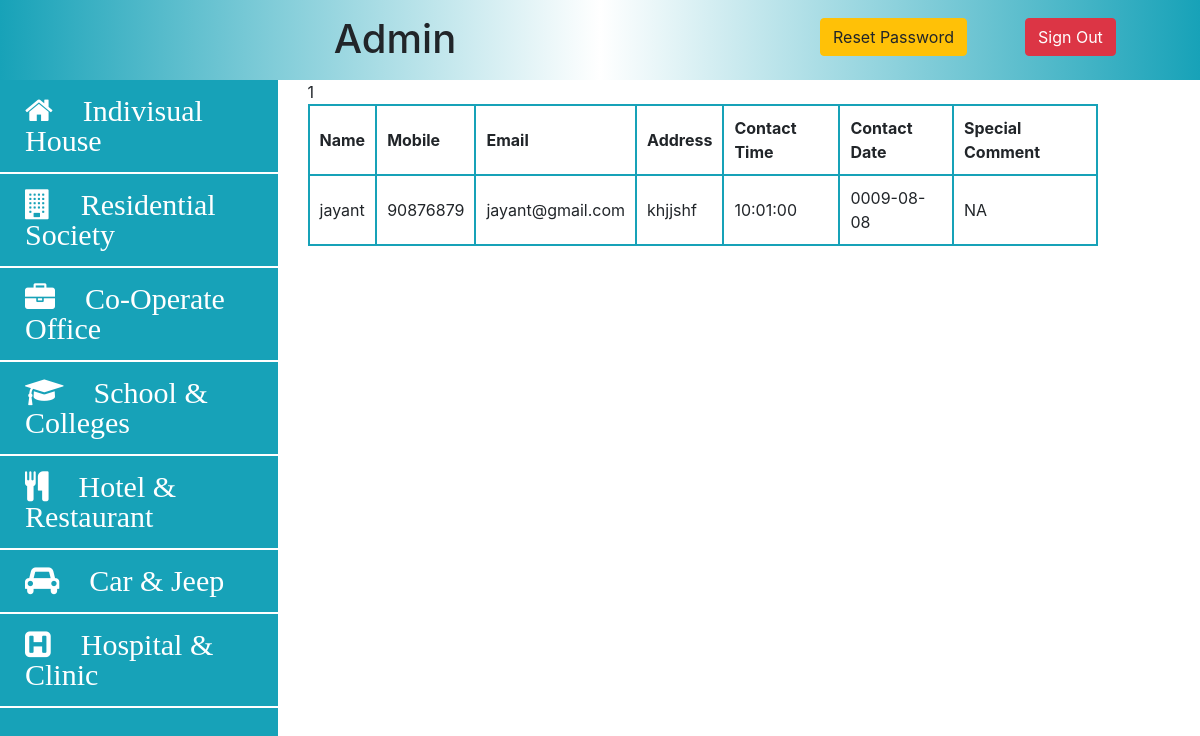
Screenshot of /admin/car-admin.php (signed in) with the database file from the repository.
### tables this page shows
CREATE TABLE `carservice` (
  `id` int(250) NOT NULL,
  `name` varchar(100) NOT NULL,
  `email` varchar(150) NOT NULL,
  `mobile` varchar(15) NOT NULL,
  `address` varchar(250) NOT NULL,
  `time` time NOT NULL,
  `date` date NOT NULL,
  `comment` varchar(500) NOT NULL
);

### admin/car-admin.php (the view, shortened to what this page needs)
<!DOCTYPE html>
<html lang="en">
<head>
    <link rel="stylesheet" href="../css/admin.css?v=<?php echo time(); ?>">
    <link rel="stylesheet" href="https://stackpath.bootstrapcdn.com/bootstrap/4.5.2/css/bootstrap.min.css">
    <link rel="stylesheet" href="https://stackpath.bootstrapcdn.com/font-awesome/4.7.0/css/font-awesome.min.css">
</head>
<body>
    <nav class="navigation-bar">
        <div class="row">
            <div class="col-lg-8 admin-heading">
                <h1>Admin</h1>
            </div>
            <div class="col-lg-2">
                <a href="reset-password.php" class="btn btn-warning">Reset Password</a>
            </div>
            <div class="col-lg-2">
                <a href="logout.php" class="btn btn-danger">Sign Out</a>
            </div>
        </div>
    </nav>
    <div class="row panel">
        <div class="col-lg-3">
            <section class="dashboard">
                <ul>
                    <li><a href="admin.php"><i class="fa fa-home"><span>Indivisual House</span></i></a></li>
                    <li><a href="society-admin.php"><i class="fa fa-building"><span>Residential Society</span></i></a></li>
                    <li><a href="office-admin.php"><i class="fa fa-briefcase"><span>Co-Operate Office</span></i></a></li>
                    <li><a href="school-admin.php"><i class="fa fa-graduation-cap"><span>School & Colleges</span></i></a></li>
                    <li><a href="hotel-admin.php"><i class="fa fa-cutlery"><span>Hotel & Restaurant</span></i></a></li>
                    <li><a href="car-admin.php"><i class="fa fa-car"><span>Car & Jeep</span></i></a></li>
                    <li><a href="hospital-admin.php"><i class="fa fa-h-square"><span>Hospital & Clinic</span></i></a></li>
                </ul>
            </section>
        </div>
        <div class="col-lg-8">
            <section class="content">
                <?php
                require_once "../connection.php";
                $query = "SELECT * FROM `carservice`";
                $data = mysqli_query($connection, $query);
                $totalRecord = mysqli_num_rows($data);
                echo $totalRecord;
                ?>
                <table>
                    <tr>
                        <th>Name</th>
                        <th>Mobile</th>
                        <th>Email</th>
                        <th>Address</th>
                        <th>Contact Time</th>
                        <th>Contact Date</th>
                        <th>Special Comment</th>
                    </tr>
                    <?php
                    while ($result = mysqli_fetch_assoc($data)) {
                        echo "
                <tr>
                  <td>" . $result['name'] . "</td>
                  <td>" . $result['mobile'] . "</td>
                  <td>" . $result['email'] . "</td>
                  <td>" . $result['address'] . "</td>
                  <td>" . $result['time'] . "</td>
                  <td>" . $result['date'] . "</td>
                  <td>" . $result['comment'] . "</td>
                </tr>
                ";
                    }
                    ?>
                </table>
            </section>
        </div>
    </div>
</body>
</html>

### css/admin.css (style rules this page uses)
* { padding: 0; margin: 0; }
.navigation-bar { background: linear-gradient(to right, #17A2B8, white, #17A2B8); height: 10vh; }
.btn { margin-top: 18px; }
.dashboard { height: 100vh; background-color: #17A2B8; color: white; }
.admin-heading>h1 { margin-top: 15px; text-align: center; }
.dashboard ul { list-style: none; }
.dashboard ul li { border-bottom: 2px solid white; }
.dashboard ul li a { display: block; text-decoration: none; color: white; padding: 15px 25px; transition: 0.4s; }
.dashboard ul li a span { margin-left: 30px; font-size: 30px; }
.dashboard ul li i { font-size: 30px; color: white; }
td, th { padding: 10px; border: 2px solid #17A2B8; }

### rows the page displays
carservice: name "jayant", mobile "90876879", email "jayant@gmail.com", address "khjjshf", time "10:01:00", date "0009-08-08", comment "NA"

### other values shown
$totalRecord "1"
